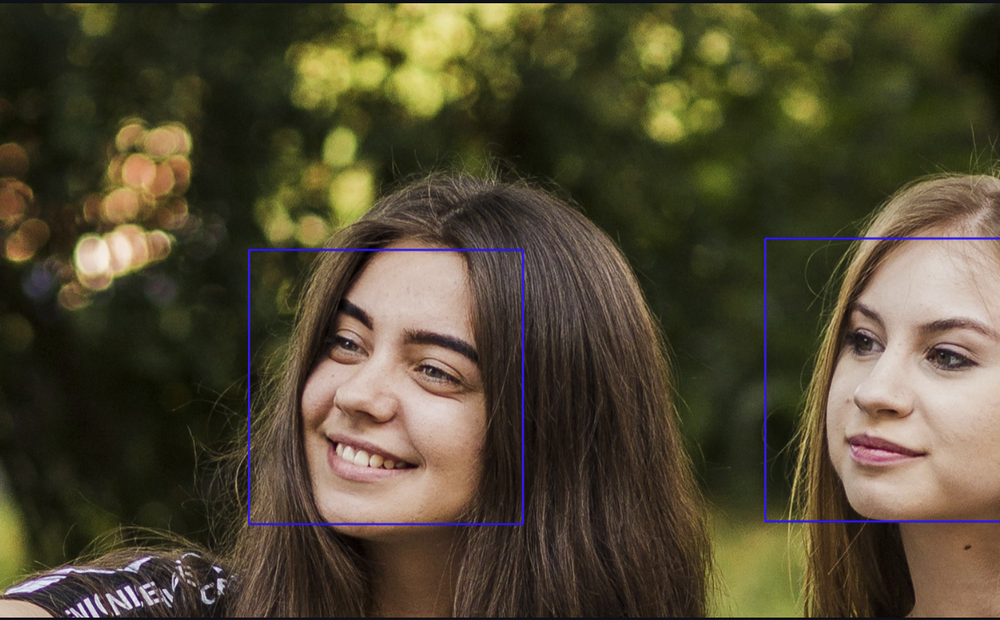
#> input picture data/test.png, 1000 x 620 px, shrunk from 1238 x 767 before the run
$ python -i preprocessing.py   (imports and definitions only)
#> lines starting #> are read from the running program, lines starting #| are printed output that depends on the picture
#> further down, picture is the input picture: shape (620, 1000, 3); mean B, G, R 50.9, 72.9, 81
import cv2
import numpy as np

def clahe_preprocessing(img):
    lab = cv2.cvtColor(img, cv2.COLOR_BGR2LAB)
#> lab: shape (620, 1000, 3); mean of channels 0, 1, 2 77.2, 127.8, 142.1
    l, a, b = cv2.split(lab)
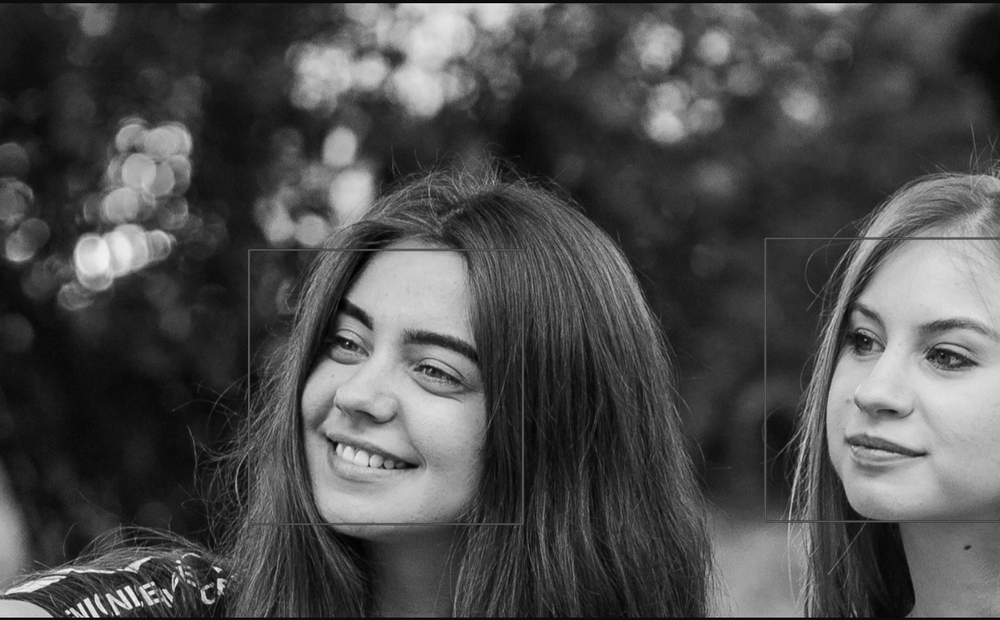
#> l: shape (620, 1000); min 0, max 245, mean 77.2
    clahe = cv2.createCLAHE(clipLimit=2.0, tileGridSize=(8,8))
    cl = clahe.apply(l)
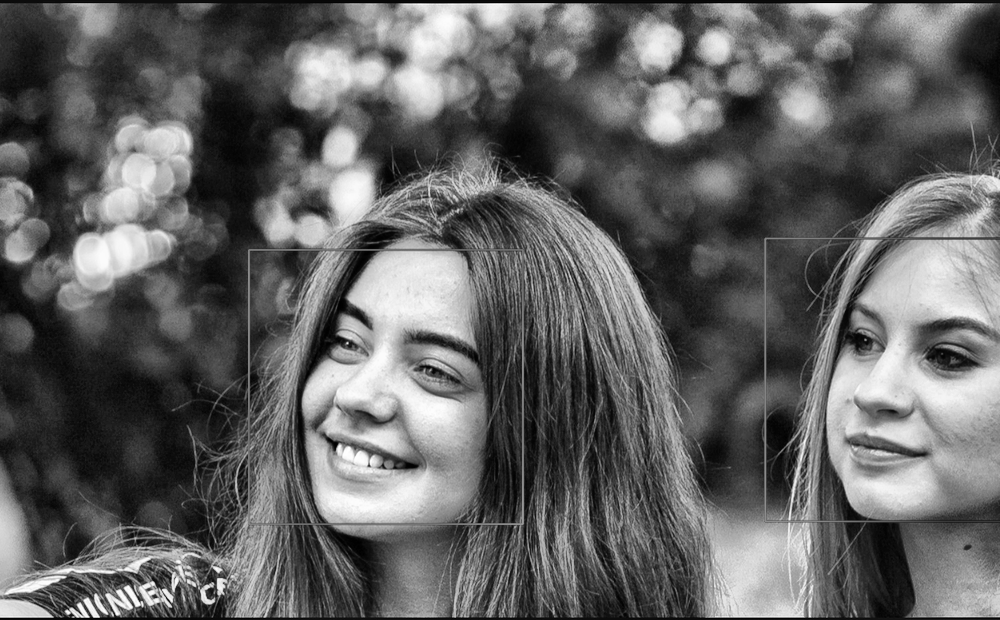
#> cl: shape (620, 1000); min 0, max 254, mean 98.7
    limg = cv2.merge((cl,a,b))
#> limg: shape (620, 1000, 3); mean of channels 0, 1, 2 98.7, 127.8, 142.1
    final = cv2.cvtColor(limg, cv2.COLOR_LAB2BGR)
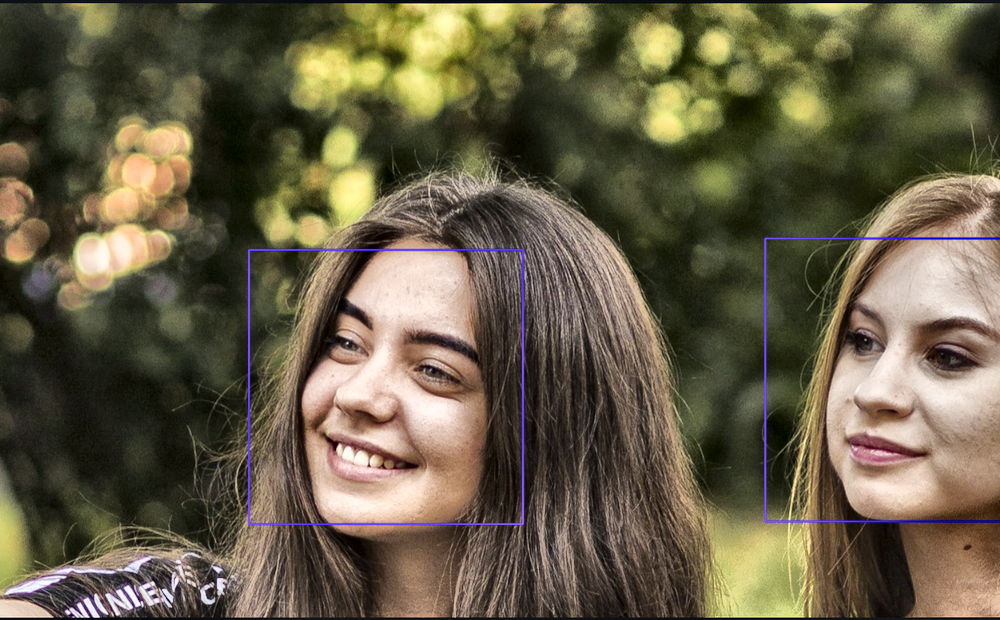
#> final: shape (620, 1000, 3); mean B, G, R 70.5, 93.4, 102.1
    return final

def adaptive_ycbcr(img):
    ycbcr = cv2.cvtColor(img, cv2.COLOR_BGR2YCrCb)
#> ycbcr: shape (620, 1000, 3); mean of channels 0, 1, 2 93.4, 134.2, 115
    y, cr, cb = cv2.split(ycbcr)
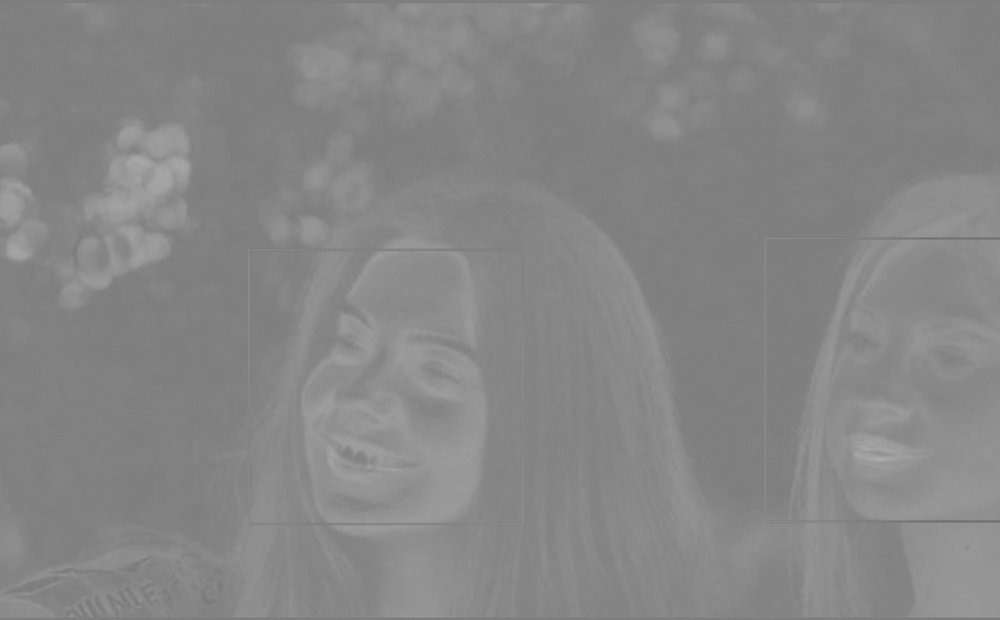
#> cr: shape (620, 1000); min 108, max 171, mean 134.2
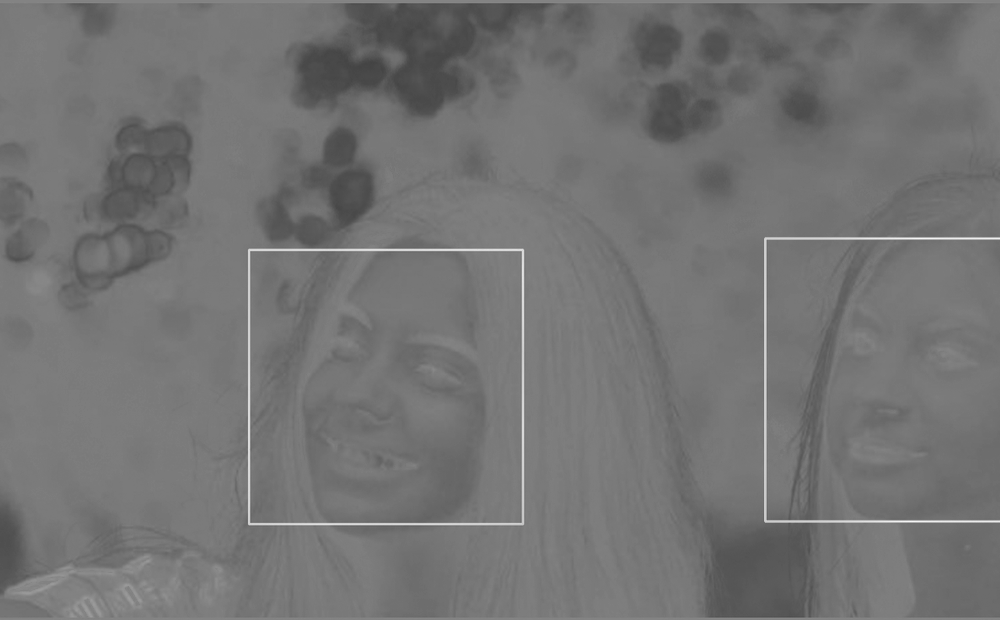
#> cb: shape (620, 1000); min 67, max 249, mean 115
    y = cv2.equalizeHist(y)
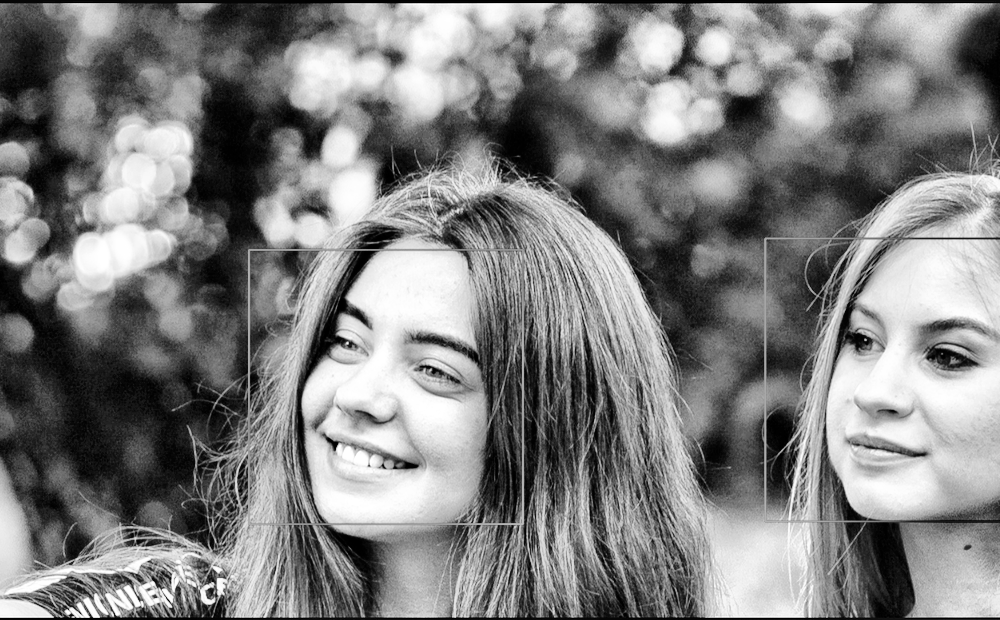
#> y: shape (620, 1000); min 0, max 255, mean 128.2
    matched = cv2.merge([y, cr, cb])
#> matched: shape (620, 1000, 3); mean of channels 0, 1, 2 128.2, 134.2, 115
    return cv2.cvtColor(matched, cv2.COLOR_YCrCb2BGR)
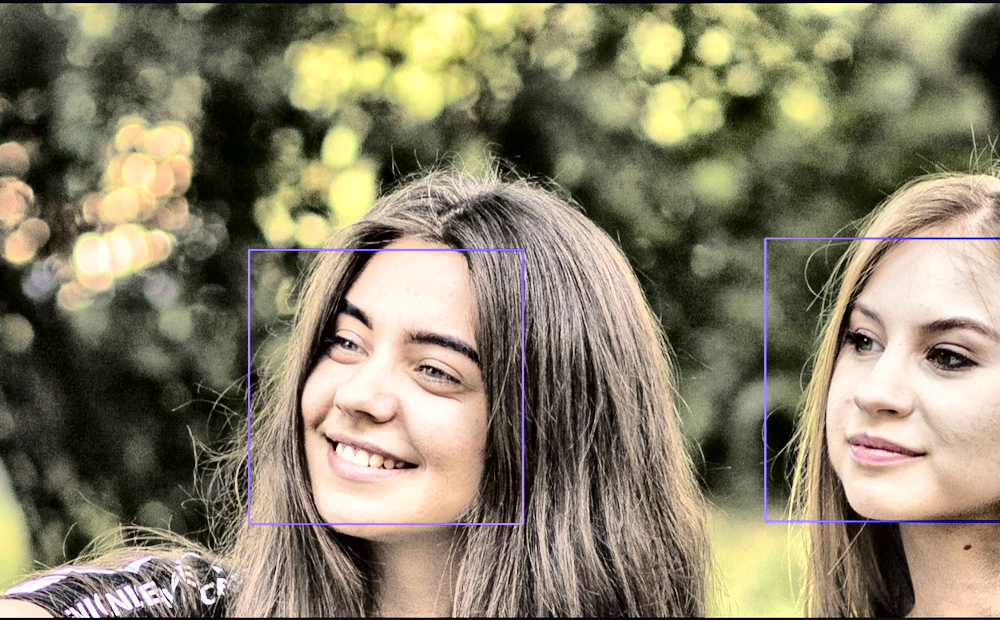
#> returned value: shape (620, 1000, 3); mean B, G, R 105.1, 128.2, 136.3

def preprocess_image(img):
    img = clahe_preprocessing(img)
    img = adaptive_ycbcr(img)
    return img

>>> import cv2
>>> picture = cv2.imread('data/test.png')
>>> result = preprocess_image(picture)
